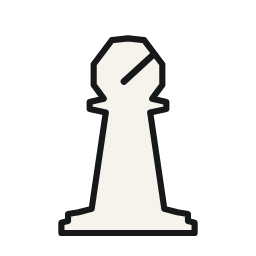
#> input picture assets/pieces/plat_arene/b.png, 256 x 256 px, given in place of p.png, which was not available
$ python retoucher_pieces.py
#> lines starting #> are read from the running program, lines starting #| are printed output that depends on the picture; after the words box and inside, x2 and y2 are one past the last pixel; in counts of white or black regions, pixels touching at a corner belong together; pictures that were not available may be replaced by others from this repository, and a replacement may not be noted
"""ATTENTION (17/10, conversation graphisme) : Julien a choisi les pieces Relief
VUES DE FACE (sans perspective ni ombre au sol). assets_src/pieces_relief_origine/
contient maintenant ces versions-la, et assets/pieces/relief_* aussi. Ne relancer ce
script qu'apres avoir verifie le resultat (il ajoute une ombre de contact).

Retouche des pieces "Relief" (rendus Blender) pour la lisibilite en jeu.

Part des images d'origine gardees dans assets_src/pieces_relief_origine/ et
ecrit le resultat dans assets/pieces/. On peut donc le relancer sans risque :
    python outils/retoucher_pieces.py

Ce qu'il fait, piece par piece :
  1. enleve l'ombre portee qui partait vers la droite (elle salissait la case
     voisine et decentrait la piece) ;
  2. redessine un contour regulier : sombre et franc autour des blancs (pour
     se detacher des cases claires), clair et discret autour des noirs (pour
     les cases sombres) ;
  3. donne un peu plus de modele aux pieces blanches (les ombres propres de la
     piece sont legerement creusees : moins "blanc sur creme") ;
  4. pose une petite ombre de contact, CENTREE sous le socle.
"""
import os

import numpy as np
from PIL import Image, ImageDraw, ImageFilter

RACINE = os.path.dirname(os.path.dirname(os.path.abspath(__file__)))
SOURCE = os.path.join(RACINE, "assets_src", "pieces_relief_origine")
SORTIE = os.path.join(RACINE, "assets", "pieces")
JEUX = ["relief_prisme", "relief_arene", "relief_tournoi"]
NOMS = ["p", "n", "b", "r", "q", "k", "pb", "nb", "bb", "rb", "qb", "kb"]

CONTOUR_BLANC = (34, 30, 26)      # autour des pieces blanches
CONTOUR_NOIR = (214, 208, 196)    # autour des pieces noires
EPAISSEUR = 7                     # en pixels, pour une image de 256


def retoucher(chemin_source, blanc):
#> called with blanc = True
    im = Image.open(chemin_source).convert("RGBA")
#> im is the input picture: PIL image 256x256 RGBA; mean R, G, B, A 41.8, 41.3, 40.3, 58.5
    T = im.width
#> T = 256
    rgba = np.asarray(im).astype(np.float32)
    alpha = rgba[..., 3]

    # 1. La piece = les pixels presque opaques ; l'ombre est en dessous de 100.
    solide = Image.fromarray(((alpha > 200) * 255).astype(np.uint8))
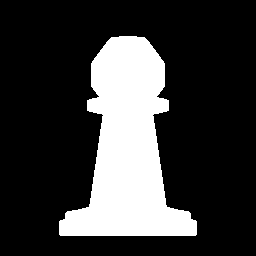
#> solide: PIL image 256x256 L; 22.7% white; 1 white region, box (x1, y1, x2, y2) and area: (59, 36, 197, 236) 14870
    garde = np.asarray(solide.filter(ImageFilter.MaxFilter(5))).astype(np.float32) / 255
#> garde: shape (256, 256) float32; values 0 (black) and 1 (white), 25% white; 1 white region, box (x1, y1, x2, y2) and area: (57, 34, 199, 238) 16414
    alpha_net = alpha * garde
    # le contour d'origine (inegal) est retire : on ne garde que la piece elle-meme
    piece_seule = (alpha_net > 200).astype(np.uint8) * 255
    masque = Image.fromarray(piece_seule).filter(ImageFilter.MinFilter(3))
#> masque: PIL image 256x256 L; 21.5% white; 1 white region, box (x1, y1, x2, y2) and area: (60, 37, 196, 235) 14102
    masque = masque.filter(ImageFilter.GaussianBlur(0.8))
    a_piece = np.asarray(masque).astype(np.float32)

    rgb = rgba[..., :3]
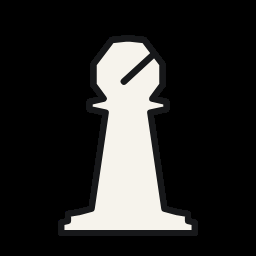
#> rgb: shape (256, 256, 3) float32; mean R, G, B 41.8, 41.3, 40.3
    if blanc:
        # 3. un peu plus de modele : on creuse les tons moyens, pas les clairs
        n = rgb / 255.0
        rgb = (np.power(n, 1.35) * 0.92 + n * 0.08) * 255

    piece = np.dstack([rgb, a_piece]).clip(0, 255).astype(np.uint8)
    piece = Image.fromarray(piece, "RGBA")

    # 2. contour regulier
    base = Image.fromarray((a_piece > 100).astype(np.uint8) * 255)
#> base: PIL image 256x256 L; 21.5% white; 1 white region, box (x1, y1, x2, y2) and area: (60, 37, 196, 235) 14108
    epais = base.filter(ImageFilter.MaxFilter(EPAISSEUR)).filter(ImageFilter.GaussianBlur(1.0))
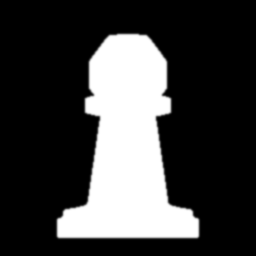
#> epais: PIL image 256x256 L; min 0, max 255, mean 63.9
    couleur, force = (CONTOUR_BLANC, 0.95) if blanc else (CONTOUR_NOIR, 0.55)
    bord = Image.new("RGBA", (T, T), couleur + (0,))
    bord.putalpha(epais.point(lambda v: int(v * force)))
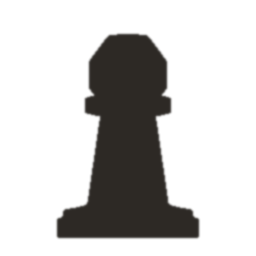
#> bord: PIL image 256x256 RGBA; mean R, G, B, A 34, 30, 26, 60.6; transparent parts drawn white

    # 4. ombre de contact centree sous le socle
    lignes = np.where(np.asarray(base).max(axis=1) > 0)[0]
#> lignes = 198 values from 37 to 234
    colonnes = np.where(np.asarray(base).max(axis=0) > 0)[0]
#> colonnes = 136 values from 60 to 195
    bas = int(lignes.max())
#> bas = 234
    gauche, droite = int(colonnes.min()), int(colonnes.max())
#> gauche = 60; droite = 195
    centre = (gauche + droite) / 2
#> centre = 127.5
    demi = (droite - gauche) / 2 * 1.05
#> demi = 70.88
    ombre = Image.new("L", (T, T), 0)
#> ombre: PIL image 256x256 L; every value is 0
    ImageDraw.Draw(ombre).ellipse((centre - demi, bas - T * 0.03,
                                   centre + demi, bas + T * 0.025), fill=90)
#> ombre: PIL image 256x256 L; values 0 (black) and 90 (white), 2.6% white; 1 white region, box (x1, y1, x2, y2) and area: (56, 226, 199, 241) 1709
    ombre = ombre.filter(ImageFilter.GaussianBlur(T * 0.018))
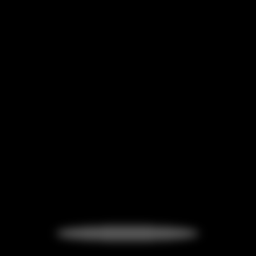
#> ombre: PIL image 256x256 L; min 0, max 80, mean 2.3
    calque_ombre = Image.new("RGBA", (T, T), (0, 0, 0, 0))
#> calque_ombre: PIL image 256x256 RGBA; every value is 0
    calque_ombre.putalpha(ombre)
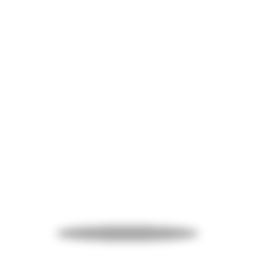
#> calque_ombre: PIL image 256x256 RGBA; mean R, G, B, A 0, 0, 0, 2.3; transparent parts drawn white

    resultat = Image.new("RGBA", (T, T), (0, 0, 0, 0))
    for calque in (calque_ombre, bord, piece):
        resultat = Image.alpha_composite(resultat, calque)
#> this loop made 3 passes
#> pass 3, in retoucher, `resultat = Image.alpha_composite(resultat, calque)`:
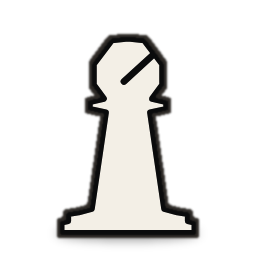
#> resultat: PIL image 256x256 RGBA; mean R, G, B, A 41.9, 41.1, 39.5, 64; transparent parts drawn white
    return resultat


def main():
    for jeu in JEUX:
        dossier = os.path.join(SORTIE, jeu)
        os.makedirs(dossier, exist_ok=True)
        for nom in NOMS:
            source = os.path.join(SOURCE, jeu, nom + ".png")
            retoucher(source, blanc=(len(nom) == 1)).save(
                os.path.join(dossier, nom + ".png"))
        print("OK", jeu)


if __name__ == "__main__":
#> (the run stopped early here; a loop or call above may not have finished)

$ run again, on assets/pieces/plat_arene/k.png
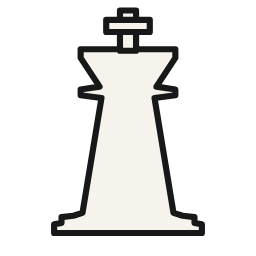
#> input picture assets/pieces/plat_arene/k.png, 256 x 256 px, given in place of p.png, which was not available
#> in retoucher, im is the input picture: PIL image 256x256 RGBA; mean R, G, B, A 51.1, 50.6, 49.4, 72.2
#> in retoucher, `solide = Image.fromarray(((alpha > 200) * 255).astype(np.uint8))`:
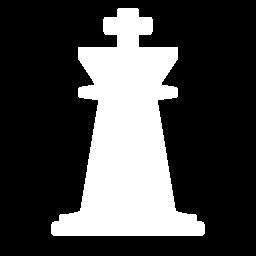
#> solide: PIL image 256x256 L; 28% white; 1 white region, box (x1, y1, x2, y2) and area: (51, 8, 205, 236) 18337
#> garde: shape (256, 256) float32; values 0 (black) and 1 (white), 30.9% white; 1 white region, box (x1, y1, x2, y2) and area: (49, 6, 207, 238) 20278
#> base: PIL image 256x256 L; 26.5% white; 1 white region, box (x1, y1, x2, y2) and area: (52, 9, 204, 235) 17391
#> lignes = 226 values from 9 to 234
#> colonnes = 152 values from 52 to 203
#> bas = 234
#> gauche = 52; droite = 203
#> centre = 127.5
#> demi = 79.28
#> the loop in retoucher, `for calque in (calque_ombre, bord, piece):` made 3 passes
#> pass 3, in retoucher, `resultat = Image.alpha_composite(resultat, calque)`:
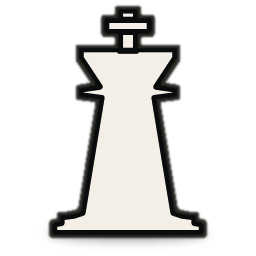
#> resultat: PIL image 256x256 RGBA; mean R, G, B, A 51.4, 50.4, 48.4, 79; transparent parts drawn white

$ run again, on assets/pieces/plat_arene/n.png
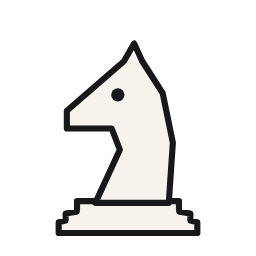
#> input picture assets/pieces/plat_arene/n.png, 256 x 256 px, given in place of p.png, which was not available
#> in retoucher, im is the input picture: PIL image 256x256 RGBA; mean R, G, B, A 42, 41.6, 40.6, 59.6
#> in retoucher, `solide = Image.fromarray(((alpha > 200) * 255).astype(np.uint8))`:
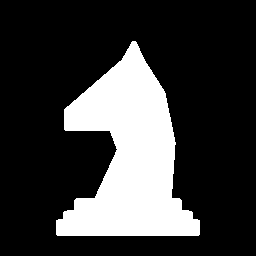
#> solide: PIL image 256x256 L; 23.2% white; 1 white region, box (x1, y1, x2, y2) and area: (56, 41, 200, 236) 15187
#> garde: shape (256, 256) float32; values 0 (black) and 1 (white), 25.6% white; 1 white region, box (x1, y1, x2, y2) and area: (54, 39, 202, 238) 16784
#> base: PIL image 256x256 L; 22% white; 1 white region, box (x1, y1, x2, y2) and area: (57, 42, 199, 235) 14406
#> lignes = 193 values from 42 to 234
#> colonnes = 142 values from 57 to 198
#> bas = 234
#> gauche = 57; droite = 198
#> centre = 127.5
#> demi = 74.03
#> the loop in retoucher, `for calque in (calque_ombre, bord, piece):` made 3 passes
#> pass 3, in retoucher, `resultat = Image.alpha_composite(resultat, calque)`:
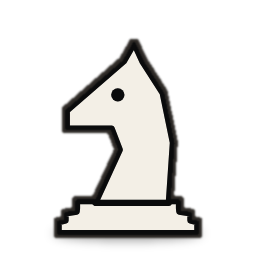
#> resultat: PIL image 256x256 RGBA; mean R, G, B, A 42.2, 41.3, 39.7, 65.5; transparent parts drawn white
